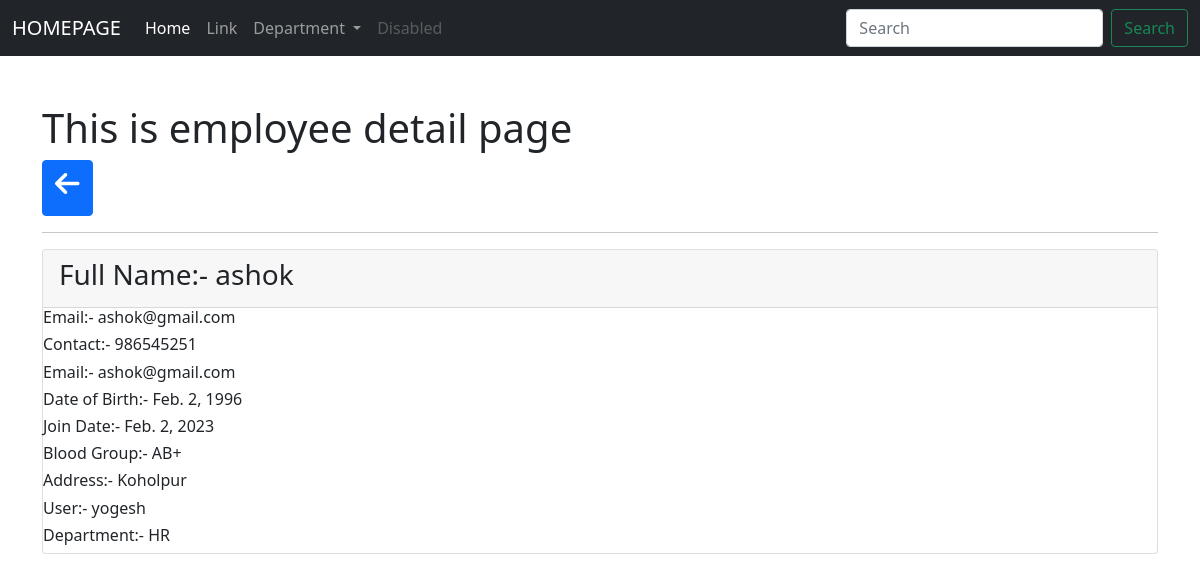
Page /employees/show/9/ on the committed database.
### app_employeewebsite/models.py (models this page shows, shortened)
class Employee(models.Model):
    full_name = models.CharField(max_length=255)
    contact = models.CharField(max_length=255)
    email = models.EmailField()
    dob = models.DateField()
    join_date = models.DateField()
    gender = models.CharField(max_length=255)
    blood_group = models.CharField(max_length=255)
    address = models.CharField(max_length=255)
    user = models.ForeignKey(User, on_delete=models.CASCADE)
    department = models.ForeignKey(Department,on_delete=models.CASCADE)
    class Meta:
        db_table = 'app_employee'

class Department(models.Model):
    department_name = models.CharField(max_length=255)
    short_name = models.CharField(max_length=255, null=True, blank=True)
    status = models.BooleanField(default=True)
    def __str__(self):
        return self.short_name
    class Meta:
        db_table = "app_department"

### app_employeewebsite/views.py (the view)
# urls.py: path('employees/show/<int:id>/', views.employee_show, name = 'emp-show'),
def employee_show(request, id):
    data = Employee.objects.get(id=id)
    context = {"data":data}
    return render(request, 'employees/show_employee.html', context)

### templates/employees/show_employee.html (shortened to what this page needs)
{% extends 'layouts/master.html' %}
 {% block custom_css %}
 <link rel="stylesheet" href="https://cdnjs.cloudflare.com/ajax/libs/font-awesome/6.3.0/css/all.min.css"/>
 {% endblock %}
{% block content %}
<div class="container mt-5 " >
    <h1>This is employee detail page</h1>
<a href="{% url 'emp-index' %}" class="btn btn-primary"> <h3> <i class="fa fa-arrow-left" aria-hidden="true"></i> </h3></a>
<hr>
<div class="card" >
    <div class="card-header "><h3>Full Name:- {{ data.full_name }}</h3></div>
    <div class="ccard-body " >
        <h6>Email:- {{ data.email }} </h6>
        <h6>Contact:- {{ data.contact }} </h6>
        <h6>Email:- {{ data.email }} </h6>
        <h6>Date of Birth:- {{ data.dob }} </h6>
        <h6>Join Date:- {{ data.join_date }} </h6>
        <h6>Blood Group:- {{ data.blood_group }} </h6>
        <h6>Address:- {{ data.address }} </h6>
        <h6>User:- {{ data.user }} </h6>
        <h6>Department:- {{ data.department }} </h6>
    </div>
</div>
</div>
{% endblock%}

### rows in the picture
Employee: full_name "ashok", email "ashok@gmail.com", contact "986545251", dob "Feb. 2, 1996", join_date "Feb. 2, 2023", blood_group "AB+", address "Koholpur", user "yogesh", department "HR"
